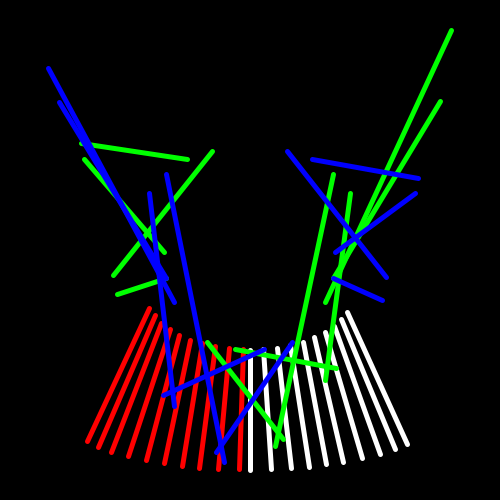
Frame 1 (no input)
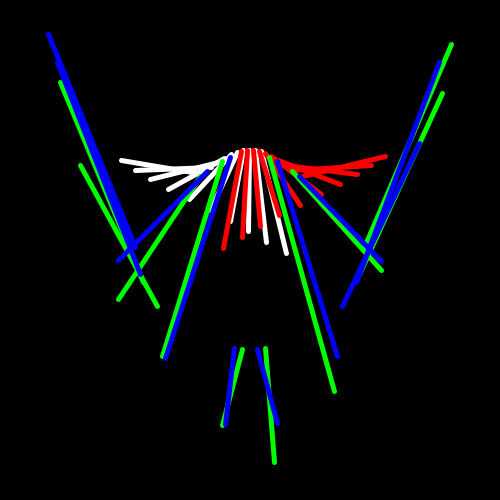
Frame 60 (the mouse pressed at the canvas centre just before this capture)
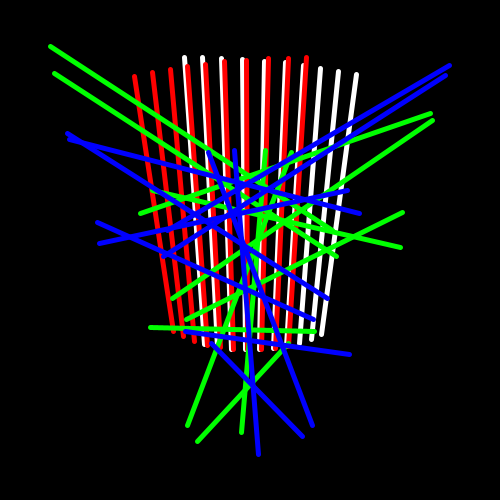
Frame 120 (the mouse held since frame 60 and released just before this capture)

The Processing sketch that drew these frames (run headless with seeded random() and noise(); from frame 60 on, the mouse is pressed at the canvas centre):

// Processing sketch: sinus_8
// ── sinus_8.pde
//********************** Eerste figuur **********************//
float x1(float t) {
return sin(t/10) * 100 + sin(t/5) * 20;  
}

float y1(float t) {
return cos(t/10) * 100;  
}

float x2(float t) {
return sin(t/10) * 200 + sin(t) * 2;  
}

float y2(float t) {
return cos(t/20) * 200 + cos(t/12) * 20;  
}
float t;
static final int NUM_LINES = 10;
//********************** Einde eerste figuur **********************//



//********************** Tweede figuur **********************//
float x3(float p) {
return sin(-p/10) * 100 + sin(-p/5) * 20;  
}

float y3(float p) {
return cos(-p/10) * 100;  
}

float x4(float p) {
return sin(-p/10) * 200 + sin(-p) * 2;  
}

float y4(float p) {
return cos(-p/20) * 200 + cos(-p/12) * 20;  
}
float p;
//********************** Einde Tweede figuur **********************//

void setup(){
background(0);
size(500,500);
}

void draw(){
  background(0);
//stroke(random(255), random(255), random(255));
stroke(255);
strokeWeight(5);
translate(width/2, height/2);

//****************************** Eerste ******************************//

for(int i = 0; i < NUM_LINES; i++) {
  line(x1(t + i), y1(t + i), x2(t + i), y2(t + i));
  }
  
  t += 0.5;

//****************************** Tweede ******************************//

  stroke(255,0,0);
  noFill();
for(int e = 0; e < NUM_LINES; e++) {
  line(x3(t + e), y3(t + e), x4(t + e), y4(t + e));
  }  
  
  p += 0.5;

//****************************** Derde ******************************//
  
  stroke(0,255,0);
  for(int q = 0; q < NUM_LINES; q++) {
  line(x5(t - q), y5(t - q), x6(t + q), y6(t + q));
  }
    
  h += 0.5;
  
//****************************** Vierde ******************************//

  stroke(0,0,255);
  noFill();
for(int z = 0; z < NUM_LINES; z++) {
  line(x7(t - z), y7(t - z), x8(t + z), y8(t + z));
  }
  
  k += 0.5;
}

//********************** Derde figuur **********************//
float x5(float h) {
return sin(-h*10) * 100 + sin(-h*5) * 20;  
}

float y5(float h) {
return cos(-h*10) * 100;  
}

float x6(float h) {
return sin(-h*10) * 200 + sin(-h) * 2;  
}

float y6(float h) {
return cos(-h*20) * 200 + cos(-h*12) * 20;  
}
float h;
//********************** Einde Derde figuur **********************//



//********************** Vierde figuur **********************//
float x7(float k) {
return sin(k*10) * 100 + sin(k*5) * 20;  
}

float y7(float k) {
return cos(k*10) * 100;  
}

float x8(float k) {
return sin(k*10) * 200 + sin(k) * 2;  
}

float y8(float k) {
return cos(k*20) * 200 + cos(k/12) * 20;  
}
float k;
//********************** Einde Vierde figuur **********************//
